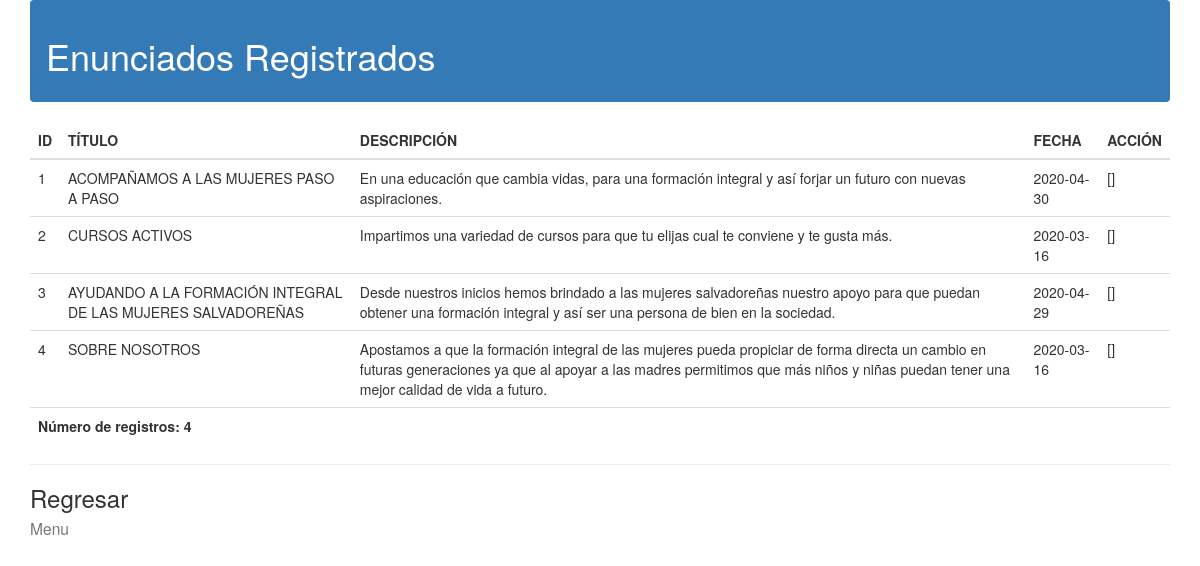
The app's page /Admin/CRUD_admin/Enunciados/mostrar_enunciados.php (signed in) with its own data.
### tables this page shows
CREATE TABLE IF NOT EXISTS `enunciados` (
  `Id_Enun` int(5) NOT NULL,
  `Titulo` varchar(150) NOT NULL,
  `Descripcion` varchar(1500) NOT NULL,
  `Fecha` date NOT NULL,
  `Banner` varchar(100) NOT NULL,
  PRIMARY KEY (`Id_Enun`)
);

### Admin/CRUD_admin/Enunciados/mostrar_enunciados.php (the view, shortened to what this page needs)
<!DOCTYPE html>
	<html lang="es">
		<head>
			<link href = "//maxcdn.bootstrapcdn.com/bootstrap/3.3.0/css/bootstrap.min.css" rel = "stylesheet" id ="bootstrap-css" >
		</head>
		<header>
			<nav class = "navbar navbar-dark bg-primary" >
			<span class = "navbar-text" >
			<h1> Enunciados Registrados </h1>
			</span>
			</nav>
		</header>
		<body class="container">
			<?php
					@$db = new mysqli('localhost','root','','sirama', '3308');
				$db->set_charset( "utf8" );
				$consulta = " SELECT * FROM enunciados ORDER BY Id_Enun";
				$resultc = $db->query($consulta);
				$num_results = $resultc->num_rows;
				echo "<table class='table'>
				<colgroup>
				<col class=\"idenun\">
				</colgroup>
				<colgroup>
				<col class=\"titu\">
				</colgroup>
				<colgroup>
				<col class=\"descrip\">
				</colgroup>
				<colgroup>
				<col class=\"fecha\">
				</colgroup>
				<colgroup>
				<col class=\"action\">
				</colgroup>
				<thead>
				<tr id=\"theader\">
				<th>ID</th>
				<th>TÍTULO</th>
				<th>DESCRIPCIÓN</th>
				<th>FECHA</th>
				<th>ACCIÓN</th>
				</tr>
				</thead>
				<tbody>";
				while ($row = $resultc->fetch_assoc()) {
				echo "<tr class=\"normal\"onmouseover=\"this.className='selected'\" onmouseout=\"this.className='normal'\">";
				echo "<td scope='col'>";
				echo "" . $row[ 'Id_Enun' ] . "";
				echo "</td><td scope='col'>";
				echo "" . stripslashes($row[ 'Titulo' ]) . "";
				echo "</td><td scope='col'>\n";
				echo "" . stripslashes($row[ 'Descripcion' ]) . "";
				echo "</td><td scope='col'>";
				echo "" . $row[ 'Fecha' ];
				echo "</td><td scope='col'>";
				echo "[<a href=\"" . $_GET[ 'opc' ] . ".php?id=" .
				$row[ 'Id_Enun' ] . "\">";
				echo "</a>]";
				echo "</td></tr>";
				}
				echo "</tbody>";
				echo "<tfoot>";
				echo "<tr id=\"tfooter\">";
				echo "<th colspan=\"5\">";
				echo "Número de registros: " . $num_results . "";
				echo "</th>";
				echo "</tr>";
				echo "</tfoot>";
				echo "</table>";
				?>
				<hr class = "d-lg-none divider" >
				<a href = "Opciones_Enunciados.php" class = "d-block h3
				font-weight-normal" > Regresar <br>
				<small class = "d-block text-muted
				text-small" > Menu </small>
				</a>
		</body>
	</html>

### records on screen
enunciados: Id_Enun "1", Titulo "ACOMPAÑAMOS A LAS MUJERES PASO A PASO", Descripcion "En una educación que cambia vidas, para una formación integral y así forjar un futuro con nuevas aspiraciones.", Fecha "2020-04-30"
enunciados: Id_Enun "2", Titulo "CURSOS ACTIVOS", Descripcion "Impartimos una variedad de cursos para que tu elijas cual te conviene y te gusta más.", Fecha "2020-03-16"
enunciados: Id_Enun "3", Titulo "AYUDANDO A LA FORMACIÓN INTEGRAL DE LAS MUJERES SALVADOREÑAS", Descripcion "Desde nuestros inicios hemos brindado a las mujeres salvadoreñas nuestro apoyo para que puedan obtener una formación integral y así ser una persona de bien en la sociedad.", Fecha "2020-04-29"
enunciados: Id_Enun "4", Titulo "SOBRE NOSOTROS", Descripcion "Apostamos a que la formación integral de las mujeres pueda propiciar de forma directa un cambio en futuras generaciones ya que al apoyar a las madres permitimos que más niños y niñas puedan tener una mejor calidad de vida a futuro.", Fecha "2020-03-16"

### other values on screen
$num_results "4"
